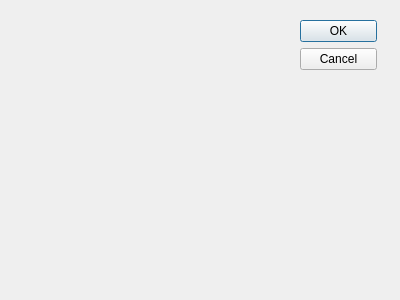
<?xml version="1.0" encoding="UTF-8"?>
<ui version="4.0">
 <class>Dialog</class>
 <widget class="QDialog" name="Dialog">
  <property name="geometry">
   <rect>
    <x>0</x>
    <y>0</y>
    <width>400</width>
    <height>300</height>
   </rect>
  </property>
  <property name="windowTitle">
   <string>Dialog</string>
  </property>
  <widget class="QWidget" name="layoutWidget">
   <property name="geometry">
    <rect>
     <x>300</x>
     <y>20</y>
     <width>77</width>
     <height>106</height>
    </rect>
   </property>
   <layout class="QVBoxLayout">
    <property name="spacing">
     <number>6</number>
    </property>
    <property name="margin">
     <number>0</number>
    </property>
    <item>
     <widget class="QPushButton" name="okButton">
      <property name="text">
       <string>OK</string>
      </property>
     </widget>
    </item>
    <item>
     <widget class="QPushButton" name="cancelButton">
      <property name="text">
       <string>Cancel</string>
      </property>
     </widget>
    </item>
    <item>
     <spacer>
      <property name="orientation">
       <enum>Qt::Vertical</enum>
      </property>
      <property name="sizeHint" stdset="0">
       <size>
        <width>20</width>
        <height>40</height>
       </size>
      </property>
     </spacer>
    </item>
   </layout>
  </widget>
 </widget>
 <resources/>
 <connections>
  <connection>
   <sender>okButton</sender>
   <signal>clicked()</signal>
   <receiver>Dialog</receiver>
   <slot>accept()</slot>
   <hints>
    <hint type="sourcelabel">
     <x>351</x>
     <y>38</y>
    </hint>
    <hint type="destinationlabel">
     <x>233</x>
     <y>29</y>
    </hint>
   </hints>
  </connection>
  <connection>
   <sender>cancelButton</sender>
   <signal>clicked()</signal>
   <receiver>Dialog</receiver>
   <slot>reject()</slot>
   <hints>
    <hint type="sourcelabel">
     <x>330</x>
     <y>66</y>
    </hint>
    <hint type="destinationlabel">
     <x>197</x>
     <y>125</y>
    </hint>
   </hints>
  </connection>
 </connections>
</ui>
